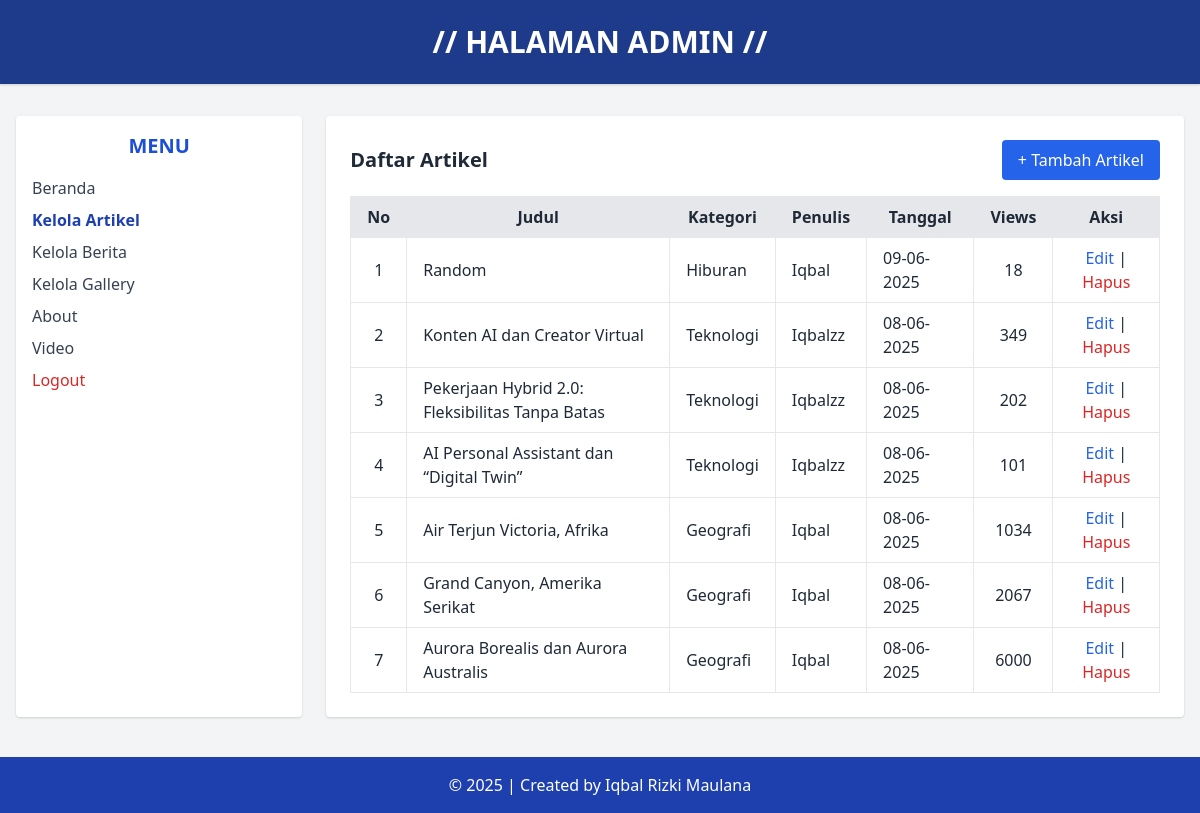
The page /admin/data_artikel.php (signed in) on the database its author committed.
### tables this page shows
CREATE TABLE `tbl_artikel` (
  `id_artikel` int(11) NOT NULL,
  `nama_artikel` varchar(100) DEFAULT NULL,
  `isi_artikel` text DEFAULT NULL,
  `kategori` varchar(100) DEFAULT NULL,
  `penulis` varchar(100) DEFAULT NULL,
  `tanggal_posting` date DEFAULT NULL,
  `jumlah_view` int(11) DEFAULT 0
);

### admin/data_artikel.php (the view, shortened to what this page needs)
<?php
include "../koneksi.php";
?>
<!DOCTYPE html>
<html lang="id">
<head>
    <link href="https://cdn.jsdelivr.net/npm/tailwindcss@2.2.19/dist/tailwind.min.css" rel="stylesheet">
</head>
<body class="bg-gray-100 text-gray-800 font-sans">
    <header class="bg-blue-900 text-white text-center py-6 shadow">
        <h1 class="text-3xl font-bold">// HALAMAN ADMIN //</h1>
    </header>
    <div class="flex flex-col md:flex-row max-w-7xl mx-auto mt-8 px-4 space-y-4 md:space-y-0 md:space-x-6">
        <aside class="w-full md:w-1/4 bg-white rounded shadow p-4">
            <h2 class="text-xl font-semibold text-blue-700 mb-4 text-center">MENU</h2>
            <ul class="space-y-2 text-gray-700">
                <li><a href="beranda_admin.php" class="block hover:text-blue-600">Beranda</a></li>
                <li><a href="data_artikel.php" class="block font-semibold text-blue-800">Kelola Artikel</a></li>
                <li><a href="data_berita.php" class="block hover:text-blue-600">Kelola Berita</a></li>
                <li><a href="data_gallery.php" class="block hover:text-blue-600">Kelola Gallery</a></li>
                <li><a href="about.php" class="block hover:text-blue-600">About</a></li>
                <li><a href="admin_video.php" class="block hover:text-blue-600">Video</a></li>
                <li>
                    <a href="../auth/logout.php" onclick="return confirm('Apakah anda yakin ingin keluar?');" class="block text-red-600 hover:underline font-medium">Logout</a>
                </li>
            </ul>
        </aside>
        <main class="w-full md:w-3/4 bg-white rounded shadow p-6">
            <div class="flex flex-col sm:flex-row justify-between items-start sm:items-center mb-4 space-y-2 sm:space-y-0">
                <h2 class="text-xl font-bold text-gray-800">Daftar Artikel</h2>
                <a href="add_artikel.php" class="bg-blue-600 text-white px-4 py-2 rounded hover:bg-blue-700 transition">+ Tambah Artikel</a>
            </div>
            <div class="overflow-x-auto">
                <table class="min-w-full table-auto border-collapse">
                    <thead>
                        <tr class="bg-gray-200">
                            <th class="border px-4 py-2">No</th>
                            <th class="border px-4 py-2">Judul</th>
                            <th class="border px-4 py-2">Kategori</th>
                            <th class="border px-4 py-2">Penulis</th>
                            <th class="border px-4 py-2">Tanggal</th>
                            <th class="border px-4 py-2">Views</th>
                            <th class="border px-4 py-2">Aksi</th>
                        </tr>
                    </thead>
                    <tbody>
                        <?php
                        $sql = "SELECT * FROM tbl_artikel ORDER BY id_artikel DESC";
                        $query = mysqli_query($db, $sql);
                        $no = 1;
                        while ($data = mysqli_fetch_array($query)) {
                            echo "<tr>";
                            echo "<td class='border px-4 py-2 text-center'>{$no}</td>";
                            echo "<td class='border px-4 py-2'>" . htmlspecialchars($data['nama_artikel']) . "</td>";
                            echo "<td class='border px-4 py-2'>" . htmlspecialchars($data['kategori']) . "</td>";
                            echo "<td class='border px-4 py-2'>" . htmlspecialchars($data['penulis']) . "</td>";
                            echo "<td class='border px-4 py-2'>" . date('d-m-Y', strtotime($data['tanggal_posting'])) . "</td>";
                            echo "<td class='border px-4 py-2 text-center'>{$data['jumlah_view']}</td>";
                            echo "<td class='border px-4 py-2 text-center'>
                                    <a href='edit_artikel.php?id={$data['id_artikel']}' class='text-blue-600 hover:underline'>Edit</a> |
                                    <a href='?hapus={$data['id_artikel']}' onclick=\"return confirm('Yakin ingin menghapus artikel ini?')\" class='text-red-600 hover:underline'>Hapus</a>
                                  </td>";
                            echo "</tr>";
                            $no++;
                        }
                        ?>
                    </tbody>
                </table>
            </div>
        </main>
    </div>
    <footer class="bg-blue-800 text-white text-center py-4 mt-10">
        &copy; <?php echo date('Y'); ?> | Created by Iqbal Rizki Maulana
    </footer>
</body>
</html>

### rows shown on the page
tbl_artikel: nama_artikel "Random", kategori "Hiburan", penulis "Iqbal", tanggal_posting "09-06-2025", jumlah_view "18"
tbl_artikel: nama_artikel "Konten AI dan Creator Virtual", kategori "Teknologi", penulis "Iqbalzz", tanggal_posting "08-06-2025", jumlah_view "349"
tbl_artikel: nama_artikel "Pekerjaan Hybrid 2.0: Fleksibilitas Tanpa Batas", kategori "Teknologi", penulis "Iqbalzz", tanggal_posting "08-06-2025", jumlah_view "202"
tbl_artikel: nama_artikel "AI Personal Assistant dan “Digital Twin”", kategori "Teknologi", penulis "Iqbalzz", tanggal_posting "08-06-2025", jumlah_view "101"
tbl_artikel: nama_artikel "Air Terjun Victoria, Afrika", kategori "Geografi", penulis "Iqbal", tanggal_posting "08-06-2025", jumlah_view "1034"
tbl_artikel: nama_artikel "Grand Canyon, Amerika Serikat", kategori "Geografi", penulis "Iqbal", tanggal_posting "08-06-2025", jumlah_view "2067"
tbl_artikel: nama_artikel "Aurora Borealis dan Aurora Australis", kategori "Geografi", penulis "Iqbal", tanggal_posting "08-06-2025", jumlah_view "6000"
